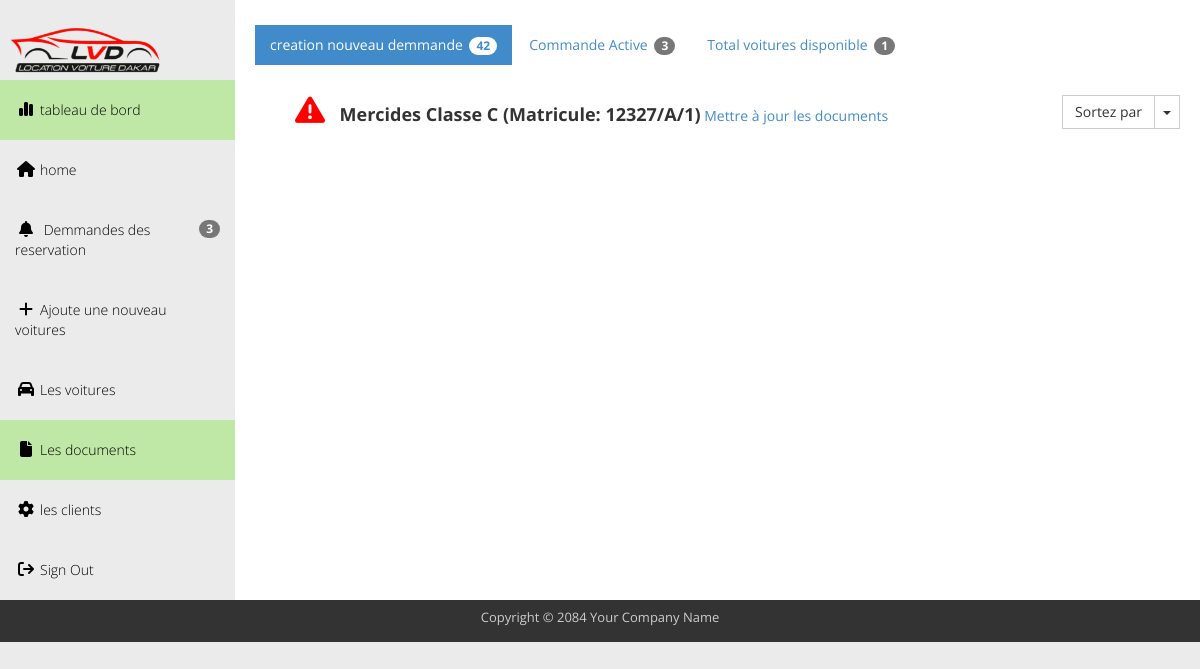
Page /administration/documents-vehicule/ (signed in) on the committed database.
### administration/models.py (models this page shows, shortened)
class Voiture(models.Model):
    MODEL_CHOICES = [(str(year), str(year)) for year in range(2010, 2025)]
    TYPE_CARBURANT_CHOICES = [
        ('Essence', 'Essence'),
        ('Diesel', 'Diesel'),
        ('Electrique', 'Électrique'),
    ]
    BOITE_VITESSE_CHOICES = [
        ('Manuelle', 'Manuelle'),
        ('Automatique', 'Automatique'),
    ]
    STATUT_CHOICES = [
        ('Bon état', 'Bon état'),
        ('Besoin de réparations mineures', 'Besoin de réparations mineures'),
        ('Besoin de réparations majeures', 'Besoin de réparations majeures'),
    ]
    marque = models.CharField(max_length=100, )
    type = models.CharField(max_length=100)
    matricule = models.CharField(max_length=50)
    date_achat = models.DateField()
    image = models.ImageField(upload_to='voitures/')
    puissance_fiscale = models.DecimalField(max_digits=5, decimal_places=2)
    type_carburant = models.CharField(max_length=50, choices=TYPE_CARBURANT_CHOICES)
    boite_vitesse = models.CharField(max_length=50, choices=BOITE_VITESSE_CHOICES)
    model = models.CharField(max_length=100,choices=MODEL_CHOICES)
    montant_achat = models.DecimalField(max_digits=10, decimal_places=2)
    prix=models.CharField(max_length=10, default='0')
    statut_mecanique = models.CharField(max_length=50, choices=STATUT_CHOICES, default='Bon état')
    disponibilite=models.CharField(max_length=5,default='oui')

### administration/views.py (the view)
# urls.py: path('documents-vehicule/', views.document_vehicule_view, name='document_vehicule_view'),
@login_required
def document_vehicule_view(request):
    if not request.user.is_staff:
        return redirect('admin_login')
    today = datetime.now().date()
    target_date = today + timedelta(days=5)
    voitures_expirations = []
    assurances = Assurance.objects.filter(date_fin__lte=target_date, date_fin__gte=today - timedelta(days=1))
    visites_techniques = VisiteTechnique.objects.filter(date_fin__lte=target_date, date_fin__gte=today - timedelta(days=1))
    vignettes = Vignette.objects.filter(date_fin__lte=target_date, date_fin__gte=today - timedelta(days=1))
    for assurance in assurances:
        voitures_expirations.append(assurance.voiture)
    for visite in visites_techniques:
        voitures_expirations.append(visite.voiture)
    for vignette in vignettes:
        voitures_expirations.append(vignette.voiture)
    voitures_expirations = list(set(voitures_expirations))
    context = {
        'voitures_expirations': voitures_expirations,
    }
    return render(request, 'administration/documents_vihecule.html', context)

### administration/context_processors.py (called while the page is built)
def global_count(request):
    commande = Commande_reservation.objects.all()
    commande_count = commande.count()
    voiture_dispo = Voiture.objects.all()
    available_count = sum(1 for voiture in voiture_dispo if voiture.disponibilite.lower() == 'oui')
    forms = {res.pk: UpdateDateForm(instance=res) for res in commande}
    return {
        'commande_count': commande_count,
        'available_count': available_count
    }

### templates/administration/documents_vihecule.html (shortened to what this page needs)
{% load static %}
<!DOCTYPE html>
<head>
  <link rel="stylesheet" href="{% static 'administration/css/templatemo_main.css' %}">
  <link rel="stylesheet" href="{% static 'css/all.min.css' %}">
</head>
<body>
  <div id="main-wrapper">
    <div class="template-page-wrapper">
      <div class="navbar-collapse collapse templatemo-sidebar">
        <ul class="templatemo-sidebar-menu">
          <li>
            <img src="{% static 'images/LVD-logo-Transparent2.ico' %}" alt="" width="70px" height="60px" style="scale: 2.5; margin-left: 50px;" >
          </li>
          <li class="active"><a href="{% url 'reservation_statistiques' %}"><i class="fa-solid fa-chart-simple"></i>tableau de bord</a></li>
          <li ><a href="{% url 'index' %}"><i class="fa fa-home"></i>home</a></li>
          <li><a href="{% url 'demmande' %}"><i class="fa-sharp fa-solid fa-bell"></i><span class="badge pull-right">3</span> Demmandes des reservation</a></li>
          <li><a href="{% url 'ajoute_voiture' %}"><i class="fa-solid fa-plus"></i>Ajoute une nouveau voitures</a></li>
          <li><a href="{% url 'voitures' %}"><i class="fa-solid fa-car"></i>Les voitures</a></li>
          <li class="active"><a href="{% url 'document_vehicule_view' %}"><i class="fa-sharp fa-solid fa-file"></i>Les documents</a></li>
          <li><a href=""><i class="fa fa-cog"></i>les clients</a></li>
          <li><a href="" data-toggle="modal" data-target="#confirmModal"><i class="fa fa-sign-out"></i>Sign Out</a></li>
        </ul>
      </div>
      <div class="templatemo-content-wrapper">
        <div class="templatemo-content">
          <div class="row margin-bottom-30">
            <div class="col-md-12">
              <ul class="nav nav-pills">
                <li class="active"><a href="#">creation nouveau demmande <span class="badge">42</span></a></li>
                <li><a href="#">Commande Active <span class="badge">{{commande_count}}</span></a></li>
                <li><a href="#">Total voitures disponible <span class="badge"> {{available_count}} </span></a></li>
              </ul>
            </div>
          </div>
          <div class="row">
            <div class="col-md-12">
              <div class="btn-group pull-right" id="templatemo_sort_btn">
                <button type="button" class="btn btn-default">Sortez par</button>
                <button type="button" class="btn btn-default dropdown-toggle" data-toggle="dropdown">
                  <span class="caret"></span>
                </button>
              </div>
              <div class="table-responsive">
                                  {% if voitures_expirations %}
                  <ul style="list-style-type: none;">
                      {% for voiture in voitures_expirations %}
                          <li>
                            <i class="fa-solid fa-triangle-exclamation triangle-alarme"></i>&nbsp;&nbsp;&nbsp; <span style="font-size: 18px; font-weight: bold; text-transform: capitalize;">{{ voiture.marque }} {{ voiture.type }} (Matricule: {{ voiture.matricule }})</span>
                              <a href="{% url 'update_documents_view' voiture.id %}">Mettre à jour les documents</a>
                          </li>
                      {% endfor %}
                  </ul>
                  {% else %}
                  <p>Aucune voiture avec des documents expirant dans 2 jours.</p>
                  {% endif %}
              </div>
            </div>
          </div>
        </div>
      </div>
      <footer class="templatemo-footer"
      >
        <div class="templatemo-copyright">
          <p>Copyright &copy; 2084 Your Company Name</p>
        </div>
      </footer>
    </div>
</div>
  </body>
</html>

### project/static/administration/css/templatemo_main.css (style rules this page uses)
* { font-family: 'Open Sans', sans-serif; }
body { background-color: rgb(235,235,235); }
.templatemo-content-wrapper { float: left; width: 100%; }
.templatemo-content { margin-left: 235px; margin-top: 0px; min-height: 600px; padding: 25px 20px 0 20px; background-color: white; overflow-x: hidden; }
.templatemo-footer { clear: both; font-size: 13px; padding: 8px 0 5px 0; text-align: center; color: #ccc; background-color: #333; }
.margin-bottom-30 { margin-bottom: 30px; }
.templatemo-sidebar { padding: 0; margin-top: 20px; }
.templatemo-sidebar .templatemo-sidebar-menu { list-style: none; margin: 0; padding: 0; }
.templatemo-sidebar .templatemo-sidebar-menu > li { display: block; margin: 0; padding: 0; border: 0px; }
.templatemo-sidebar .templatemo-sidebar-menu > li > a { display: block; position: relative; margin: 0; border: 0px; padding: 20px 15px; text-decoration: none; font-size: 14px; font-weight: 300; }
.templatemo-sidebar-menu a { color: black; }
.templatemo-sidebar .templatemo-sidebar-menu >li.active, .templatemo-sidebar .templatemo-sidebar-menu>li>a:hover { background-color: rgb(191, 232, 167); }
.templatemo-sidebar .templatemo-sidebar-menu > li > a > i { font-size: 16px; top: 2px; margin-top: 1px; margin-left: 1px; margin-right: 4px; display: inline-block; width: 1.25em; text-align: center; }
#templatemo_sort_btn { margin-bottom: 20px; }
.nav-pills>li>a, .nav-tabs>li>a, .alert, .progress, .panel, .btn, .panel-group .panel, .form-control, .modal-content, .breadcrumb { border-radius: 0; }
@media screen and (min-width: 992px) { .templatemo-sidebar { width: 235px; float: left; position: relative; margin-right: -100%; } }

### templates/administration/documents_vihecule.html (style rules this page uses)
.triangle-alarme { color: red; font-size: 30px; animation: clignoter 1s infinite; }

### rows in the picture
Voiture: marque "Mercides", type "Classe C", matricule "12327/A/1"

### other values in the picture
{{ commande_count }} "3"
{{ available_count }} "1"
